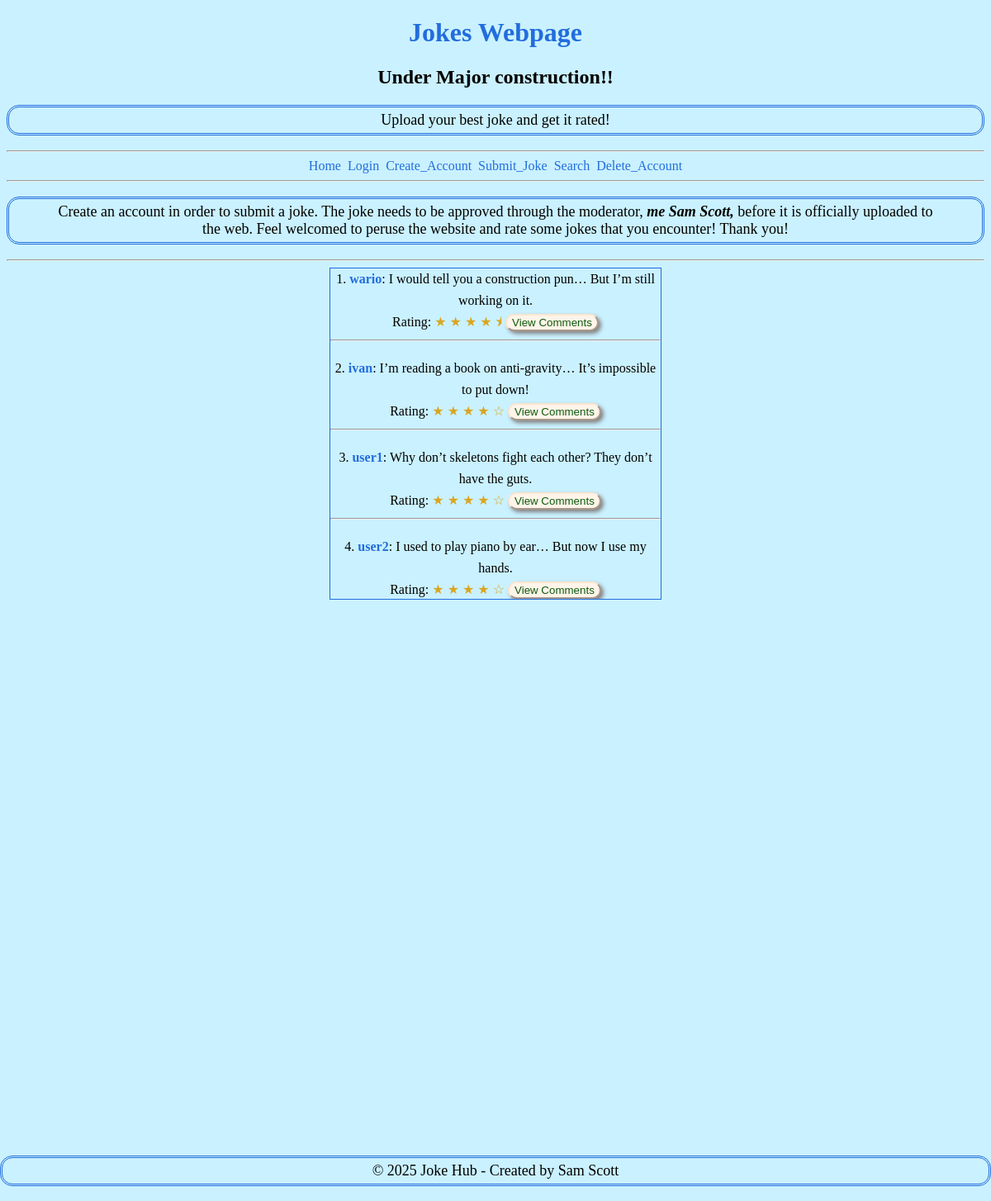
The page / on the database its author committed.
### tables this page shows
CREATE TABLE jokes (  -- jokes table for users to insert jokes
                id INTEGER PRIMARY KEY AUTOINCREMENT,
                content TEXT NOT NULL,
                timestamp TEXT NOT NULL,
                user_id INTEGER, --replacing this use instead of username
                rating REAL DEFAULT 0, 
                approved INTEGER DEFAULT 0,
                FOREIGN KEY(user_id) REFERENCES users(id) ON DELETE CASCADE 
                --Setting up the table with ON DELETE CASCADE, then deleting the user will automatically delete all related data(which is what we want!) 
            );

CREATE TABLE users ( --users table 
                id INTEGER PRIMARY KEY AUTOINCREMENT, 
                username TEXT UNIQUE NOT NULL,
                password TEXT NOT NULL,
                is_admin INTEGER DEFAULT 0
              );

### app.py (the view)
@app.route("/", methods=['GET', 'POST'])
def index():
    conn = sqlite3.connect('jokes.db')
    conn.row_factory = sqlite3.Row
    c = conn.cursor()
    c.execute('''
               SELECT "jokes"."content", "jokes"."rating", "users"."username","jokes"."user_id", "jokes"."id"
               FROM "jokes"
               LEFT JOIN "users" ON "jokes"."user_id" = "users"."id"
               WHERE "jokes"."approved" = 1
               ORDER BY "jokes"."rating" DESC
               LIMIT 10
            ''')
    jokes = c.fetchall()
    conn.close()
    return render_template('index.html', jokes=jokes, username=session.get('username'))

### templates/index.html (shortened to what this page needs)
<!DOCTYPE html>
<html lang="en">
<head>
    <link rel="stylesheet" href="{{ url_for('static', filename='css/index.css') }}">
</head>
<body>
    <header>
        <h1> Jokes Webpage </h1>
        <h2>Under Major construction!!</h2>
        <div class="subtitle">
            <p>Upload your best joke and get it rated!</p>
        </div>
        <hr>
    </header>
    <nav>
        <a class="hyper-links" href="/">Home</a>
        <a class="hyper-links" href="/login">Login</a>
        <a class="hyper-links" href="/create_account">Create_Account</a>
        <a class="hyper-links" href="/submit_joke">Submit_Joke</a>
        <a class="hyper-links" href="/search">Search</a>
        <a class="hyper-links" href="/delete_account">Delete_Account</a>
        <hr>
    </nav>
    <p> Create an account in order to submit a joke. The joke needs to be approved through
        the moderator, <em> <b> me Sam Scott, </b> </em> before it is officially uploaded to the web. Feel
    welcomed to peruse the website and rate some jokes that you encounter! Thank you! </p>
    <hr>
    <main>
            <div class="scroll-box">
                {% for joke in jokes %}
                    <div class="joke-space">
                        {{ loop.index }}. <a class="user-links" href="{{ url_for('user_detail', user_id=joke.user_id) }}"><strong>{{ joke['username'] }}</a></strong>: {{ joke['content'] }}<br>
                         Rating:
                         {% set full_stars = joke['rating'] | int %}
                         {% set half_stars = 1 if joke['rating'] - full_stars >= 0.5 else 0 %}
                         {% set empty_stars = 5 - full_stars - half_stars %}
                         {% for i in range(full_stars) %}
                            <span style="color:goldenrod";>★</span>
                         {% endfor %}
                         {% if half_stars %}
                            <span style="color:goldenrod";>⯨</span>
                         {% endif %}
                         {% for i in range(empty_stars) %}
                            <span style="color:goldenrod";>☆</span>
                         {% endfor %}
                         <a href="{{ url_for('joke_detail', joke_id=joke.id) }}">
                            <button type="submit">View Comments</button>
                         </a>
                         <hr>
                    </div>
                {% endfor %}
            </div>
    </main>
    <footer>
        <p>&copy; 2025 Joke Hub - Created by Sam Scott </p>
    </footer>
</body>
</html>

### static/css/index.css (style rules this page uses)
body { background-color:rgb(202, 241, 255); text-align: center; }
h1 { color: rgb(34, 109, 221); }
p { font-size: 18px; padding: 5px 50px 5px 50px; border: 3px double rgb(34, 109, 221); border-radius: 15px; }
main { display: flex; justify-content: center; align-items: center; flex-direction: column; }
button { display: inline-block; color: rgb(13, 90, 13); background-color: rgb(255, 244, 233); border-radius: 15px; border-color: rgb(252, 230, 209); box-shadow: 3px 3px 5px grey; }
nav { word-spacing: 4px; }
.scroll-box { height:400px; width:400px; border:1px solid rgb(34, 109, 221); font:16px/26px Georgia, Garamond, Serif; overflow:auto; }
.joke-space { margin-bottom: 20px; }
a { color: rgb(34, 109, 221); text-decoration: none; }
footer { position: fixed; left: 0; bottom: 0; width: 100%; text-align: center; }
hr { color:rgb(34, 109, 221); }

### rows shown on the page
jokes: username "wario", content "I would tell you a construction pun… But I’m still working on it."
jokes: username "ivan", content "I’m reading a book on anti-gravity… It’s impossible to put down!"
jokes: username "user1", content "Why don’t skeletons fight each other? They don’t have the guts."
jokes: username "user2", content "I used to play piano by ear… But now I use my hands."
